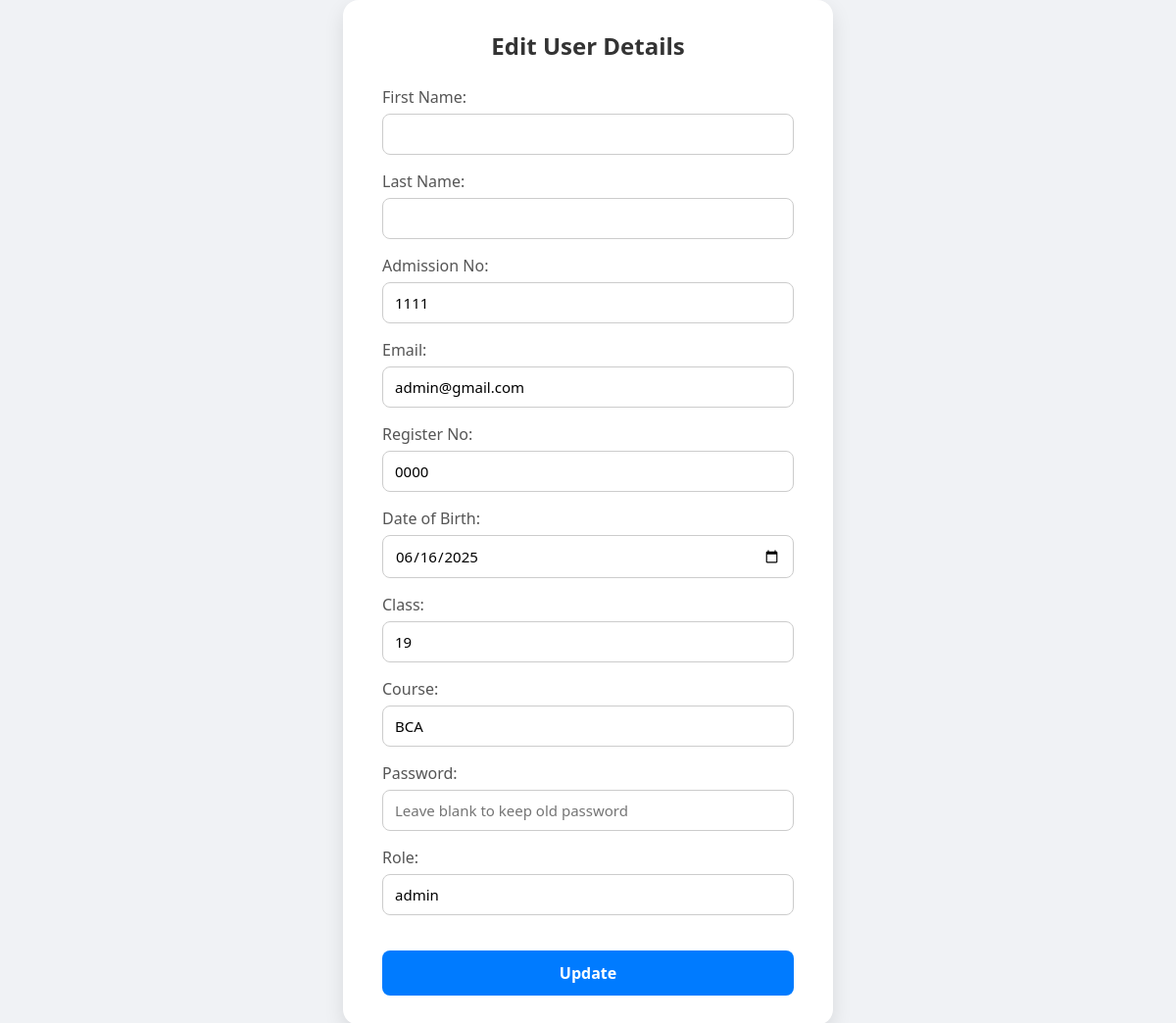
Screenshot of /usersedit.php?id=16 with the database file from the repository.
### tables this page shows
CREATE TABLE `users` (
  `id` int(11) NOT NULL,
  `admission_no` varchar(50) DEFAULT NULL,
  `email` varchar(100) DEFAULT NULL,
  `register_no` varchar(50) DEFAULT NULL,
  `dob` date DEFAULT NULL,
  `class` varchar(50) DEFAULT NULL,
  `course` varchar(100) DEFAULT NULL,
  `password` varchar(255) NOT NULL,
  `role` enum('student','admin') DEFAULT 'student',
  `created_at` timestamp NOT NULL DEFAULT current_timestamp(),
  `class_code` varchar(50) NOT NULL,
  `first_name` varchar(50) NOT NULL,
  `last_name` varchar(50) NOT NULL
);

### usersedit.php (the view, shortened to what this page needs)
<?php
include "config.php";
if (isset($_GET['id'])) {
    $id = $_GET['id'];
    $sql = "SELECT * FROM users WHERE id='$id'";
    $result = mysqli_query($conn, $sql);
    if ($result && mysqli_num_rows($result) > 0) {
        $row = mysqli_fetch_assoc($result);
    } else {
        echo "User not found!";
        exit();
    }
}
?>
<!DOCTYPE html>
<html>
<head>
</head>
<body>
    <div class="form-container">
        <h2>Edit User Details</h2>
        <form action="" method="post">
            <div class="form-group">
                <label>First Name:</label>
                <input type="text" name="first_name" value="<?php echo $row['first_name']; ?>" required>
            </div>
            <div class="form-group">
                <label>Last Name:</label>
                <input type="text" name="last_name" value="<?php echo $row['last_name']; ?>" required>
            </div>
            <div class="form-group">
                <label>Admission No:</label>
                <input type="number" name="admission_no" value="<?php echo $row['admission_no']; ?>">
            </div>
            <div class="form-group">
                <label>Email:</label>
                <input type="email" name="email" value="<?php echo $row['email']; ?>">
            </div>
            <div class="form-group">
                <label>Register No:</label>
                <input type="number" name="register_no" value="<?php echo $row['register_no']; ?>">
            </div>
            <div class="form-group">
                <label>Date of Birth:</label>
                <input type="date" name="dob" value="<?php echo $row['dob']; ?>">
            </div>
            <div class="form-group">
                <label>Class:</label>
                <input type="text" name="class" value="<?php echo $row['class']; ?>">
            </div>
            <div class="form-group">
                <label>Course:</label>
                <input type="text" name="course" value="<?php echo $row['course']; ?>">
            </div>
            <div class="form-group">
                <label>Password:</label>
                <input type="text" name="password" placeholder="Leave blank to keep old password">
            </div>
            <div class="form-group">
                <label>Role:</label>
                <input type="text" name="role" value="<?php echo $row['role']; ?>">
            </div>
            <input type="submit" name="submit" value="Update" class="form-submit">
        </form>
    </div>
</body>
</html>

### usersedit.php (style rules this page uses)
* { margin: 0; padding: 0; box-sizing: border-box; font-family: "Segoe UI", sans-serif; }
body { background-color: #f0f2f5; display: flex; align-items: center; justify-content: center; min-height: 100vh; }
.form-container { background-color: #fff; padding: 30px 40px; border-radius: 16px; box-shadow: 0 8px 20px rgba(0, 0, 0, 0.1); width: 100%; max-width: 500px; }
.form-container h2 { text-align: center; margin-bottom: 25px; color: #333; }
.form-group { margin-bottom: 16px; }
.form-group label { display: block; margin-bottom: 6px; color: #555; font-weight: 500; }
.form-group input { width: 100%; padding: 10px 12px; border: 1px solid #ccc; border-radius: 8px; font-size: 15px; transition: 0.3s ease; }
.form-submit { margin-top: 20px; width: 100%; padding: 12px; background-color: #007bff; border: none; color: white; font-size: 16px; font-weight: 600; border-radius: 8px; cursor: pointer; transition: background-color 0.3s ease; }

### rows the page displays
users: admission_no "1111", email "admin@gmail.com", register_no "0000", dob "06/16/2025", class "19", course "BCA", role "admin"
